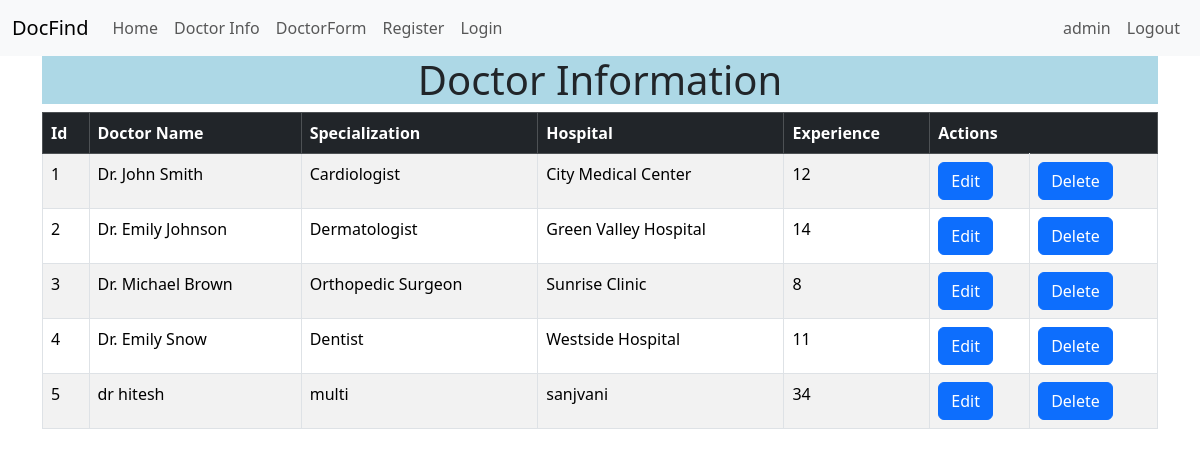
The app's page /doctor-info (signed in) with its own data.
### doctorApp/models.py (models this page shows)
class Doctor(models.Model):
    docName = models.CharField(max_length=25, default="default")
    docSpecialization = models.CharField(max_length=25, default="default")
    docHospital = models.CharField(max_length=25, default="default")
    docExperience = models.IntegerField(default=999)

### doctorApp/views.py (the view)
# urls.py: path('doctor-info', doctorInfoPage, name="doctor-info"),
def doctorInfoPage(request):
    data = Doctor.objects.all()
    is_Staff = request.user.groups.filter(name__in=["Staff", "Admins"]).exists()
    return render(request, "doctorInfo.html", {"data": data, "is_Staff": is_Staff})

### doctorApp/templates/doctorInfo.html (shortened to what this page needs)
{% extends "layout.html" %}
{% block h1 %}
    <h1>Doctor Information</h1>
{% endblock h1 %}
{% block main %}
<div class="container">
    <div class="table-responsive">
        <table class="table table-bordered table-striped table-hover">
            <thead class="table-dark">
                <tr>
                    <th>Id</th>
                    <th>Doctor Name</th>
                    <th>Specialization</th>
                    <th>Hospital</th>
                    <th>Experience</th>
                    <th colspan="2">Actions</th>
                </tr>
            </thead>
            <tbody>
                {% for i in data %}
                    <tr>
                        <td>{{i.id}}</td>
                        <td>{{i.docName}}</td>
                        <td>{{i.docSpecialization}}</td>
                        <td>{{i.docHospital}}</td>
                        <td>{{i.docExperience}}</td>
                        {% if user.is_authenticated %}
                            {% if is_Staff or user.is_superuser %}
                                <td><a class="btn btn-primary" href="{%url 'edit-redirect'%}?id={{i.id}}">Edit</a></td>
                                <td><a class="btn btn-primary" href="{%url 'delete-doctor'%}?id={{i.id}}">Delete</a></td>
                            {% else %}
                                <td><button class="btn btn-primary">Book</button></td>
                            {% endif %}
                        {% endif %}
                    </tr>
                {% endfor %}
            </tbody>
        </table>
    </div>
</div>
{% endblock main %}

### doctorApp/templates/layout.html (shortened to what this page needs)
{% load static %}
<!DOCTYPE html>
<html lang="en">
<head>
    <link href="https://cdn.jsdelivr.net/npm/bootstrap@5.3.8/dist/css/bootstrap.min.css" rel="stylesheet">
    <link rel="stylesheet" href="{% static "style.css" %}">
</head>
<body>
    <head>
        <nav class="navbar navbar-expand-lg bg-body-tertiary">
            <div class="container-fluid">
                <a class="navbar-brand" href="#">DocFind</a>
                <div class="collapse navbar-collapse justify-content-between" id="navbarNav">
                    <ul class="navbar-nav">
                        <li class="nav-item">
                            <a class="nav-link" href="/">Home</a>
                        </li>
                        <li class="nav-item">
                            <a class="nav-link" href="{%url "doctor-info"%}">Doctor Info</a>
                        </li>
                        {% if is_Staff or user.is_superuser %}
                            <li class="nav-item">
                                <a class="nav-link" href="{%url "doctor-form"%}">DoctorForm</a>
                            </li>
                        {% endif %}
                        <li class="nav-item">
                            <a class="nav-link" href="{%url "register"%}">Register</a>
                        </li>
                        <li class="nav-item">
                            <a class="nav-link" href="{%url "login"%}">Login</a>
                        </li>
                    </ul>
                    <ul class="navbar-nav">
                        <li class="nav-item">
                            <span class="nav-link">{{user.username}}</span>
                        </li>
                        <li class="nav-item">
                            <a class="nav-link" href="{%url "logout-user"%}">Logout</a>
                        </li>
                    </ul>
                </div>
            </div>
        </nav>
    </head>
    <main>
        <div class="container text-center">
            <div class="jumbotron">
                {% block h1 %}{% endblock h1 %}
            </div>
        </div>
        {% block main %}{% endblock main %}
    </main>
</body>
</html>

### public/style.css (style rules this page uses)
.jumbotron { background-color: lightblue; }

### records on screen
Doctor: id "1", docName "Dr. John Smith", docSpecialization "Cardiologist", docHospital "City Medical Center", docExperience "12"
Doctor: id "2", docName "Dr. Emily Johnson", docSpecialization "Dermatologist", docHospital "Green Valley Hospital", docExperience "14"
Doctor: id "3", docName "Dr. Michael Brown", docSpecialization "Orthopedic Surgeon", docHospital "Sunrise Clinic", docExperience "8"
Doctor: id "4", docName "Dr. Emily Snow", docSpecialization "Dentist", docHospital "Westside Hospital", docExperience "11"
Doctor: id "5", docName "dr hitesh", docSpecialization "multi", docHospital "sanjvani", docExperience "34"

### other values on screen
{{ user.username }} "admin"
